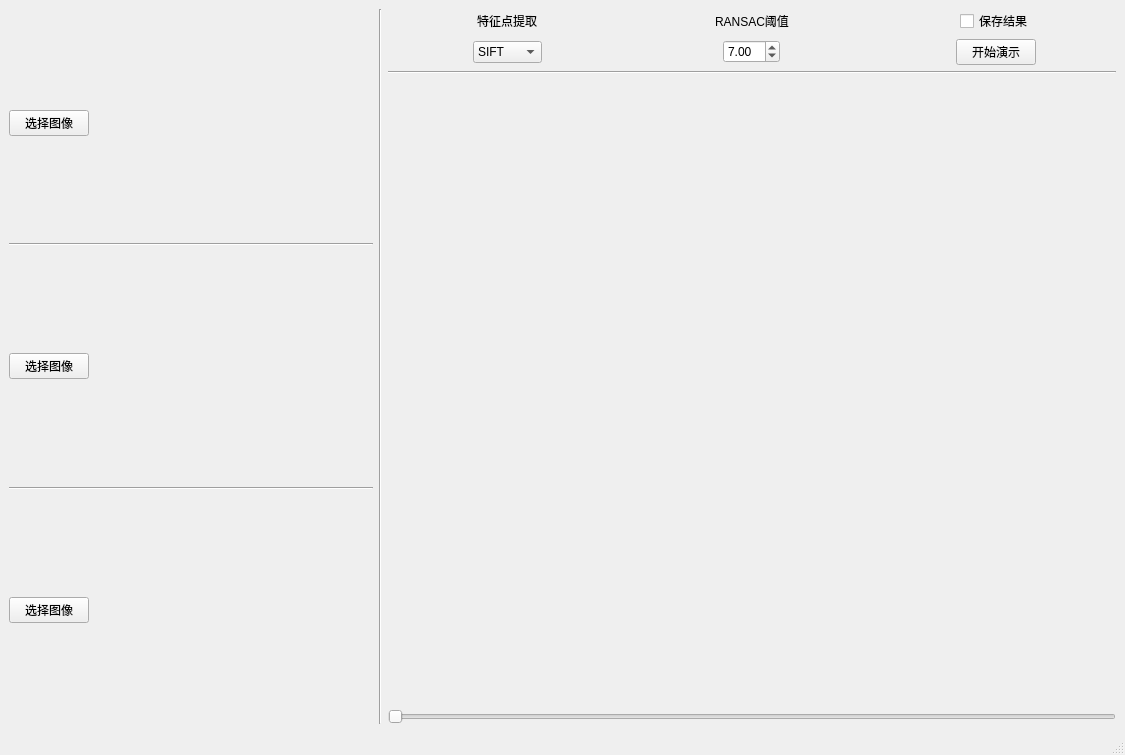
<?xml version="1.0" encoding="UTF-8"?>
<ui version="4.0">
 <class>MainWindow</class>
 <widget class="QMainWindow" name="MainWindow">
  <property name="geometry">
   <rect>
    <x>0</x>
    <y>0</y>
    <width>1125</width>
    <height>755</height>
   </rect>
  </property>
  <property name="windowTitle">
   <string>MainWindow</string>
  </property>
  <widget class="QWidget" name="centralwidget">
   <layout class="QGridLayout" name="gridLayout">
    <item row="0" column="1">
     <layout class="QHBoxLayout" name="horizontalLayout" stretch="1,0,2">
      <item>
       <layout class="QVBoxLayout" name="verticalLayout_L">
        <item>
         <layout class="QHBoxLayout" name="horizontalLayout_L1" stretch="1,4">
          <item>
           <widget class="QPushButton" name="pushButton_L1">
            <property name="text">
             <string>选择图像</string>
            </property>
           </widget>
          </item>
          <item>
           <widget class="QLabel" name="label_read1">
            <property name="text">
             <string/>
            </property>
           </widget>
          </item>
         </layout>
        </item>
        <item>
         <widget class="Line" name="line_L1">
          <property name="orientation">
           <enum>Qt::Horizontal</enum>
          </property>
         </widget>
        </item>
        <item>
         <layout class="QHBoxLayout" name="horizontalLayout_L2" stretch="1,4">
          <item>
           <widget class="QPushButton" name="pushButton_L2">
            <property name="text">
             <string>选择图像</string>
            </property>
           </widget>
          </item>
          <item>
           <widget class="QLabel" name="label_read2">
            <property name="text">
             <string/>
            </property>
           </widget>
          </item>
         </layout>
        </item>
        <item>
         <widget class="Line" name="line_L2">
          <property name="orientation">
           <enum>Qt::Horizontal</enum>
          </property>
         </widget>
        </item>
        <item>
         <layout class="QHBoxLayout" name="horizontalLayout_L3" stretch="1,4">
          <item>
           <widget class="QPushButton" name="pushButton_L3">
            <property name="text">
             <string>选择图像</string>
            </property>
           </widget>
          </item>
          <item>
           <widget class="QLabel" name="label_read3">
            <property name="text">
             <string/>
            </property>
           </widget>
          </item>
         </layout>
        </item>
       </layout>
      </item>
      <item>
       <widget class="Line" name="line">
        <property name="orientation">
         <enum>Qt::Vertical</enum>
        </property>
       </widget>
      </item>
      <item>
       <layout class="QVBoxLayout" name="verticalLayout_R" stretch="1,0,0,6,0">
        <item>
         <layout class="QGridLayout" name="gridLayout_R" rowstretch="0,0">
          <item row="1" column="1" alignment="Qt::AlignHCenter">
           <widget class="QDoubleSpinBox" name="doubleSpinBox_22">
            <property name="minimum">
             <double>1.000000000000000</double>
            </property>
            <property name="maximum">
             <double>50.000000000000000</double>
            </property>
            <property name="singleStep">
             <double>0.500000000000000</double>
            </property>
            <property name="value">
             <double>7.000000000000000</double>
            </property>
           </widget>
          </item>
          <item row="1" column="0" alignment="Qt::AlignHCenter">
           <widget class="QComboBox" name="comboBox_21">
            <item>
             <property name="text">
              <string>SIFT</string>
             </property>
            </item>
            <item>
             <property name="text">
              <string>ORB</string>
             </property>
            </item>
            <item>
             <property name="text">
              <string>BRISK</string>
             </property>
            </item>
            <item>
             <property name="text">
              <string>AKAZE</string>
             </property>
            </item>
           </widget>
          </item>
          <item row="0" column="0" alignment="Qt::AlignHCenter">
           <widget class="QLabel" name="label_11">
            <property name="text">
             <string>特征点提取</string>
            </property>
           </widget>
          </item>
          <item row="0" column="1" alignment="Qt::AlignHCenter">
           <widget class="QLabel" name="label_12">
            <property name="text">
             <string>RANSAC阈值</string>
            </property>
            <property name="wordWrap">
             <bool>false</bool>
            </property>
           </widget>
          </item>
          <item row="0" column="2" alignment="Qt::AlignHCenter">
           <widget class="QCheckBox" name="checkBox_13">
            <property name="text">
             <string notr="true">保存结果</string>
            </property>
           </widget>
          </item>
          <item row="1" column="2" alignment="Qt::AlignHCenter">
           <widget class="QPushButton" name="pushButton_25">
            <property name="text">
             <string>开始演示</string>
            </property>
           </widget>
          </item>
         </layout>
        </item>
        <item>
         <widget class="Line" name="line_R1">
          <property name="orientation">
           <enum>Qt::Horizontal</enum>
          </property>
         </widget>
        </item>
        <item alignment="Qt::AlignHCenter">
         <widget class="QLabel" name="label_title">
          <property name="text">
           <string/>
          </property>
         </widget>
        </item>
        <item>
         <widget class="QLabel" name="label">
          <property name="text">
           <string/>
          </property>
         </widget>
        </item>
        <item>
         <widget class="QSlider" name="horizontalSlider">
          <property name="pageStep">
           <number>1</number>
          </property>
          <property name="orientation">
           <enum>Qt::Horizontal</enum>
          </property>
         </widget>
        </item>
       </layout>
      </item>
     </layout>
    </item>
   </layout>
  </widget>
  <widget class="QStatusBar" name="statusbar"/>
 </widget>
 <resources/>
 <connections/>
</ui>
